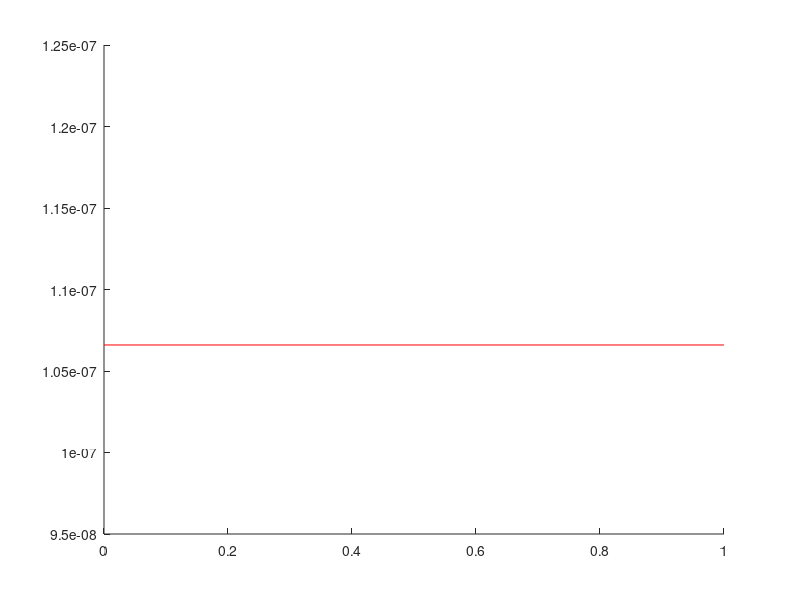

Reproduce this figure in MATLAB.
clc, clear all

dist = @(x,y) sqrt((x(1,:)-y(1)).^2 + (x(2,:)-y(2)).^2 + (x(3,:)-y(3)).^2);

if ismac
    matdirectory = '/Users/alex/Dropbox/resuspension/2011/trajectories(186-194)/events_110';
else
    matdirectory ='C:\Users\hadar\Dropbox\resuspension\2011\trajectories(186-194)\events_110';
end

large_ones = dir(fullfile(matdirectory,'large*'));

time_of_event = {};
%data_large = {};
%data_small = {};
data_drag = {};

R = 25;


D = 550 * 10^(-6); %diameter of the solid particle [m]
r = D/2;
A= pi * r^2 ;% the projected grain area perpendicular to flow direction

density_l = 0.998 ; % density of water ,temperature= 22 [gr/cm^3]
density_s = 1.065 ; %density of solid patricles [gr/cm^3]

CD = 0.45; % drag coefficient

u_critical = 0.0447;
f_drag_critical= 0.5* density_l*1000 * CD * A * (u_critical)^2;

% according to the article: impulse an particle dislodgement undr turbulent flow conditions
%ws = density_s * pi * 4 / 3 * (r*100)^3 ;%submerged particle weight [g]
%fv = (1+0.5*(density_l/density_s - density_l)); % 
%f_drag_critical_1 = fv * ws /1000 ; 
%u_square_critical = 2*fv*ws/(density_l* CD *A);

%according to shields parameter. article: grid stirred turbulence/Medina,Redondo
%s = density_s/density_l;
%theta_critical = 0.06; 
%u_critical= sqrt(theta_critical*(s-1)* 9.81 * D); %critical bed shear velocity
%f_drag_critical= 0.5* density_l*1000 * CD * A * (u_critical)^2;

 %for all the large particles
for kFiles = 1:length(large_ones)  
    
    % get the name of the data
    filename = large_ones(kFiles).name;
    [path,filename,ext] = fileparts(filename);
    
    % Load the largeXXXX.mat
    large = load(fullfile(matdirectory,filename));
    % and rename it to 'large'
    large = large.(filename);
    % Load the eventsXXXXX.mat
    events = load(fullfile(matdirectory,strrep(filename,'large','events')));
    
    % Load the small particle data and rename to 'small'
    small = load(fullfile(matdirectory,strrep(filename,'large','small')));
    small = small.(strrep(filename,'large','small'));
    
    numEvents = size(events.events,1);
    numSmallTraj = length(small);
    
    trajIds = unique(cat(1,large.trajid));
    
    
    
    for iEvents = 1:numEvents
        % Select the trajectory and the time of event
        time_of_event{kFiles,iEvents} = events.events(iEvents,2);
        trajind = trajIds == events.events(iEvents,1);
        
        % Take the single trajectory in which we had an event aside into
        % the temprorary 'data'
        
        data = large(trajind);
        
        
        % Along that trajectory, at each time step
        
        for ind = 1:length(data.t)
            
            xp = data.xf(ind);
            yp = data.yf(ind);
            zp = data.zf(ind);
            up = data.uf(ind);
            vp = data.vf(ind);
            wp = data.wf(ind);
            %velocity_p = [up,vp,wp];
            
            % storage
            %data_large{kFiles,iEvents,ind} = velocity_p;
            
            counter = 0;
            drag_force = 0;
            
            for j = 1:numSmallTraj % for all small ones
                
                distance = dist([small(j).xf,small(j).yf,small(j).zf]',[xp,yp,zp])';
                
                relevant = find(small(j).t == data.t(ind) &  distance <= R);
                
                if ~isempty(relevant)
                    
                    tmp = small(j);
                    tmp.uf = tmp.uf(relevant);
                    tmp.vf = tmp.vf(relevant);
                    tmp.wf = tmp.wf(relevant);
                    %tmp_velocity = [tmp.uf, tmp.vf, tmp.wf];
                    
                    velocity_p_f = [tmp.uf-up,tmp.vf-vp,tmp.wf-wp];
                    %velocity_p_f = [up-tmp.uf,vp-tmp.vf,wp-tmp.wf];
                    drag_force{kFiles,iEvents,j} =  0.5* density_l*1000* CD * A * norm(velocity_p_f) * velocity_p_f;% sum of all the relevant small particles
                    
                    counter = counter + 1;
                    
                    % if verbose,plot_long_trajectories(tmp(relevant),1,hf);   end
                    
                end % relevant
            end % smalltraj
            
            %data_small{kFiles,iEvents,ind} =  tmp_velocity;
            data_drag{kFiles,iEvents,ind} = drag_force ; % removed the norm
            time_data_small{kFiles, iEvents,ind} = data.t(ind);
            
          
            
        end
    end
end

save drag_force_R25_110.mat


%%
figure, hold on,
for kFiles = 1:size(data_drag,1)
    for iEvents = 1:size(data_drag,2)
        if ~isempty([time_of_event{kFiles,iEvents}])
            tmp = [data_drag{kFiles,iEvents,:}];
            for i = 1:size(tmp,2) % for all small particles
                plot([time_data_small{kFiles,iEvents,i}]-[time_data_small{kFiles,iEvents,1}],tmp(i)); 
            end
            t1 = max([time_of_event{kFiles,iEvents}]-[time_data_small{kFiles,iEvents,1}]-1,1);
            plot(t1,tmp(t1+1),'ro','MarkerSize',10); % time of the event
           
        end
    end
end
xlim = get(gca,'xlim');
plot(xlim,[f_drag_critical,f_drag_critical], 'r'); % make a line
%plot(xlim,[f_drag_critical_1,f_drag_critical_1], 'g'); % make a line
hold off
